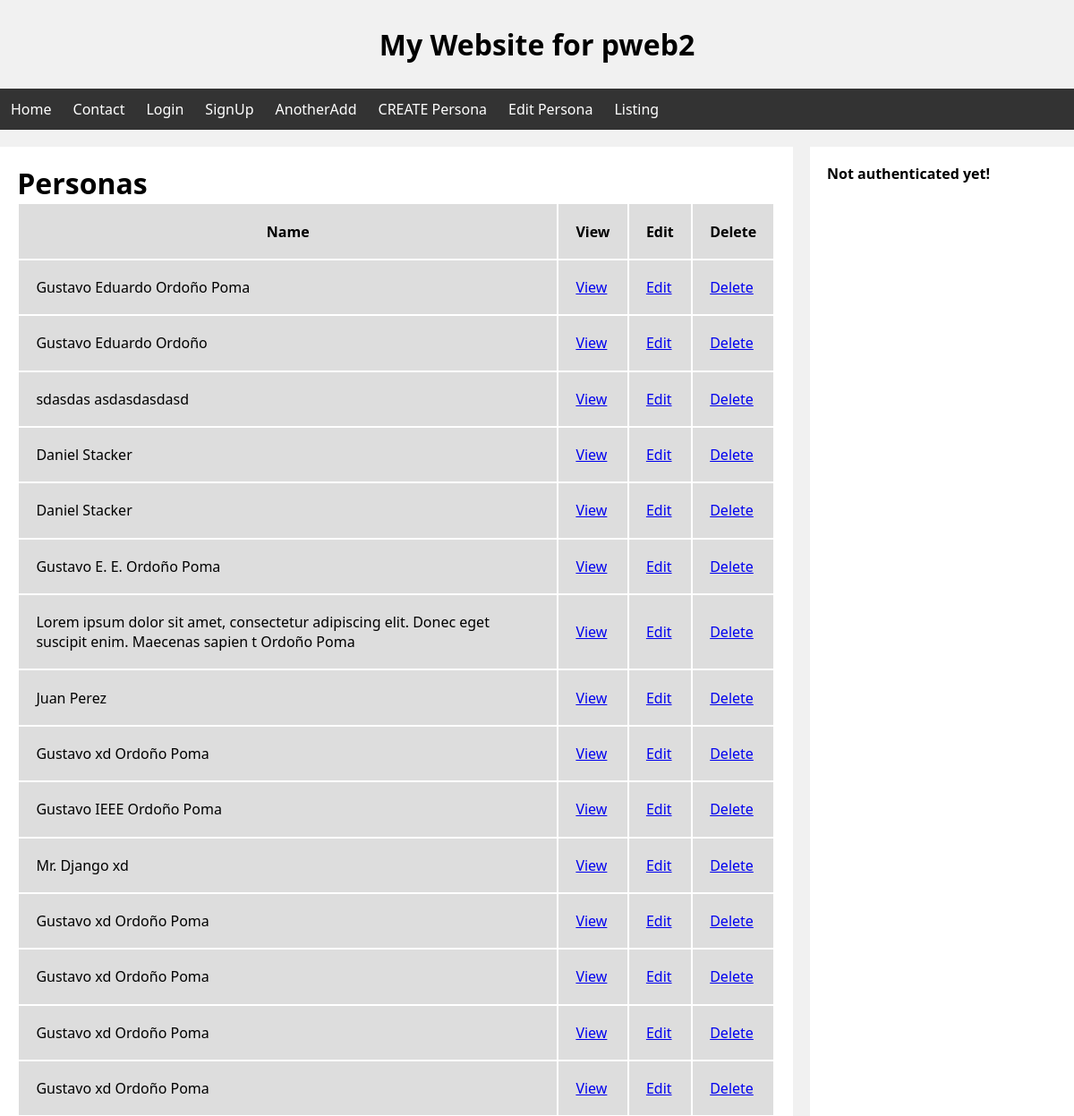
Page /personas/ (upper part) on the earlier database version.
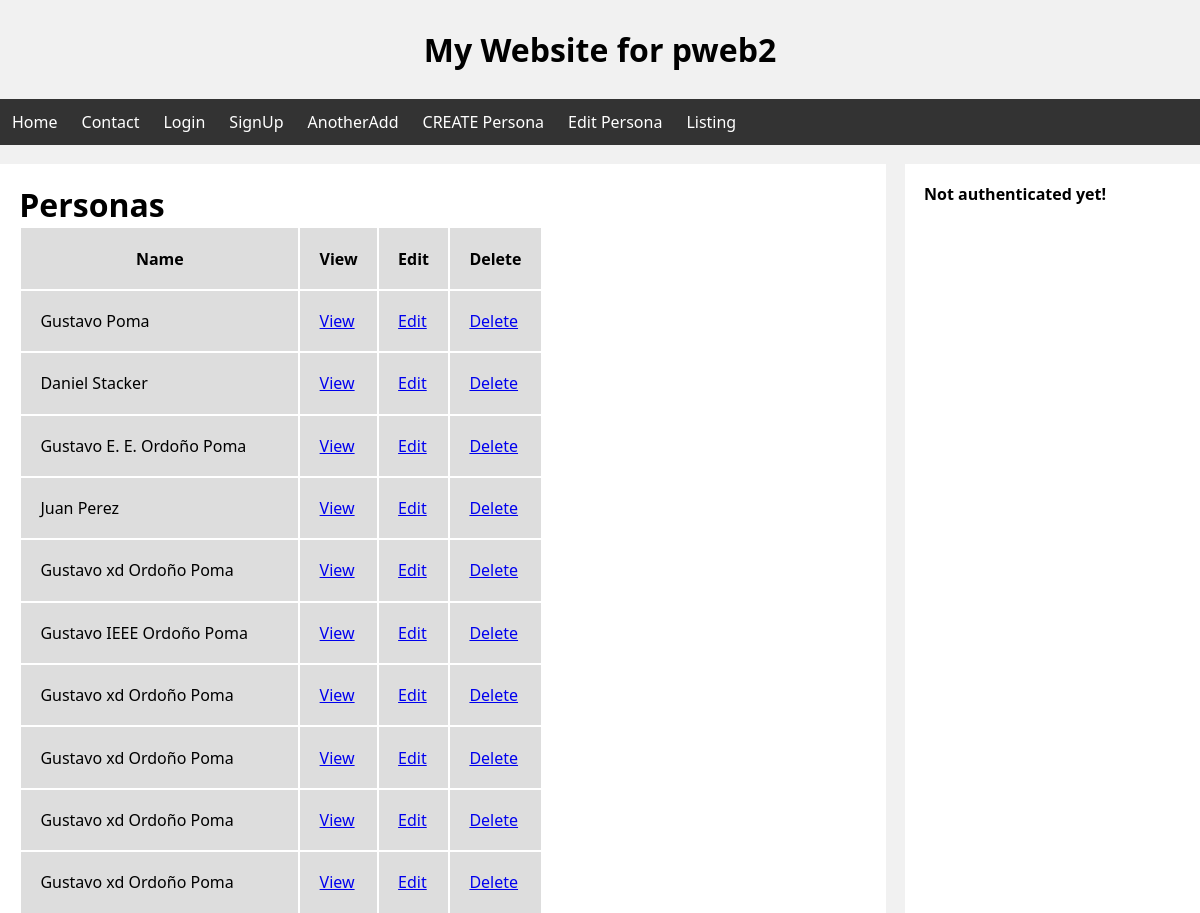
Same page on the later database version.
### personas/models.py (models this page shows, shortened)
class Persona(models.Model):
    nombres = models.CharField(max_length=100)
    apellidos = models.CharField(max_length=100)
    edad = models.IntegerField() # max_digits=3
    donador = models.BooleanField()
    def get_absolute_url(self):
        return reverse("browsing", kwargs={"myID": self.id})

### personas/views.py (the view)
# urls.py: path('personas/', personasListView, name="listing")
def personasListView(request):
    personas = Persona.objects.all()
    return render(request, "personas/personasLista.html", {
        "personas": personas
    })

### personas/templates/personas/personasLista.html (shortened to what this page needs)
{% extends 'layouts/main-layout.html' %}
{% block content %}
    <h1>Personas</h1>
    <table>
        <thead>
            <tr>
                <th>Name</th>
                <th>View</th>
                <th>Edit</th>
                <th>Delete</th>
            </tr>
        </thead>
        <tbody>
            {% for persona in personas %}
            <tr>
                <td>
                    {{ persona.nombres }} {{ persona.apellidos }}
                </td>
                <td>
                    <a href="{{ persona.get_absolute_url }}">View</a>
                </td>
                <td>
                    <a href="/personas/{{ persona.id }}/edit">Edit</a>
                </td>
                <td>
                    <a href="/personas/{{ persona.id }}/delete">Delete</a>
                </td>
            </tr>
            {% endfor %}
        </tbody>
    </table>
{% endblock %}

### templates/layouts/main-layout.html (shortened to what this page needs)
{% load static %}
<!DOCTYPE html>
<html lang="en">
<head>
    <link rel="stylesheet" href="{% static 'css/styles.css' %}">
</head>
<body>
    {% include '../components/header.html' %}
    {% include '../components/navbar.html' %}
    <main class="main">
        <div class="leftcolumn">
            {% block content %}{% endblock %}
        </div>
        <div class="rightcolumn">
            <aside>
                {% if user.is_authenticated %}
                    <p><b>Username:</b> <span>{{ user.username }}</span></p>
                    <p><b>Email:</b> <span>{{ user.email }}</span></p>
                    <p><b>Who am I?:</b> <span>{{ user.first_name }} {{ user.last_name }}</span></p>
                {% else %}
                    <b>Not authenticated yet!</b>
                {% endif %}
            </aside>
        </div>
    </main>
</body>
</html>

### templates/components/header.html
<header class="header">
    <h1 class="header__title">My Website for pweb2</h1>
</header>

### templates/components/navbar.html
<nav class="navbar">
    <ul class="navbar__links">
        <a class="navbar__link" href="/">Home</a>
        <a class="navbar__link" href="/contact">Contact</a>
        <a class="navbar__link" href="/auth/login">Login</a>
        <a class="navbar__link" href="/auth/signup">SignUp</a>
        <a class="navbar__link" href="/anotherAdd">AnotherAdd</a>
        <a class="navbar__link" href="/agregar">CREATE Persona</a>
        <a class="navbar__link" href="/personas/edit">Edit Persona</a>
        <a class="navbar__link" href="/personas">Listing</a>
    </ul>
</nav>

### static/css/styles.css (style rules this page uses)
* { box-sizing: border-box; margin: 0; padding: 0; font-family:'Segoe UI', Tahoma, Geneva, Verdana, sans-serif; }
body { background-color: #F1F1F1; }
.header { padding: 1.75rem; }
.header__title { text-align: center; }
.navbar { background-color: #333; }
.navbar__links { display: flex; }
.navbar__link { padding: 0.75rem; text-decoration: none; color: #FFF; }
.main { margin-top: 1.2rem; margin-bottom: 1.2rem; display: grid; gap: 1.2rem; grid-template-columns: 3fr 1fr; }
.leftcolumn { min-height: 54.5vh; padding: 1.2rem; background-color: #FFF; }
.rightcolumn { padding: 1.2rem; background-color: #FFF; }

### personas/templates/personas/personasLista.html (style rules this page uses)
tr, th, td { padding: 1.2rem; color: #000; background-color: #DDD; }

Differences in the rows shown:
removed Persona: nombres "Gustavo Eduardo", apellidos "Ordoño Poma"
removed Persona: nombres "Gustavo Eduardo", apellidos "Ordoño"
removed Persona: nombres "sdasdas", apellidos "asdasdasdasd"
removed Persona: nombres "Daniel", apellidos "Stacker"
removed Persona: nombres "Lorem ipsum dolor sit amet, consectetur adipiscing elit. Donec eget suscipit enim. Maecenas sapien t", apellidos "Ordoño Poma"
removed Persona: nombres "Mr. Django", apellidos "xd"
added Persona: nombres "Gustavo", apellidos "Poma"
